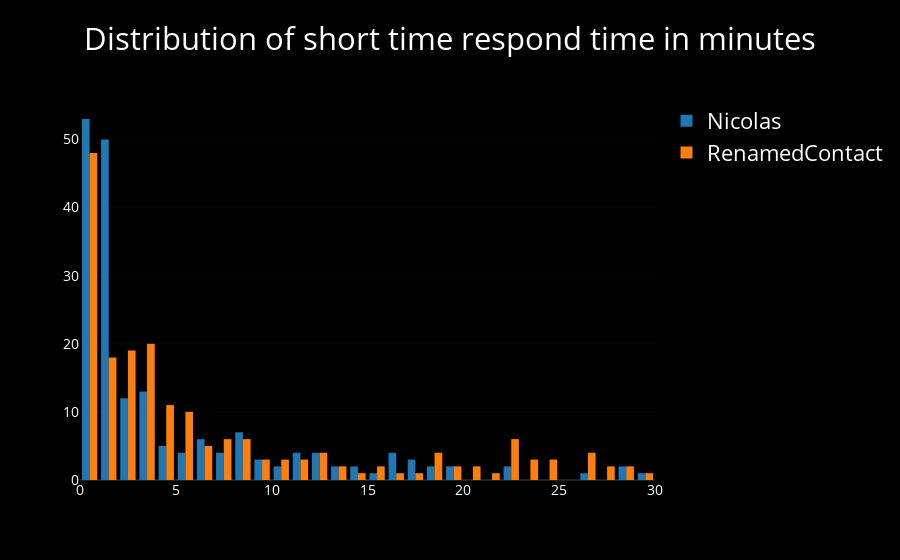

The cell this chart's notebook holds for it:
### Code cell
iplot(wa.plot_dist_of_respondtimes(tail=False, nb_mode=True))

### Figure 1 — Plotly figure (JSON) as saved in the notebook; plotly's stock layout.template omitted (floating-point values rounded to 4 significant figures; data arrays with more than 128 entries replaced by an {"elided": "..."} marker saying what was removed)
{"data": [{"name": "Nicolas", "type": "histogram", "uid": "a3bc1683-ceb5-4327-9fb9-dc024ae8a6fd", "x": {"elided": "322 int values"}, "xbins": {"end": 30, "size": 1, "start": 0}}, {"name": "RenamedContact", "type": "histogram", "uid": "442d3320-17f2-4f22-b15d-0ac611e84dbb", "x": {"elided": "320 int values"}, "xbins": {"end": 30, "size": 1, "start": 0}}], "layout": {"font": {"color": "white", "size": 22}, "paper_bgcolor": "black", "plot_bgcolor": "black", "title": "Distribution of short time respond time in minutes", "xaxis": {"automargin": true, "showticklabels": true, "tickfont": {"color": "white", "size": 14}, "titlefont": {"color": "white", "size": 18}}, "yaxis": {"automargin": true, "showticklabels": true, "tickfont": {"color": "white", "size": 14}, "titlefont": {"color": "white", "size": 18}}}}
